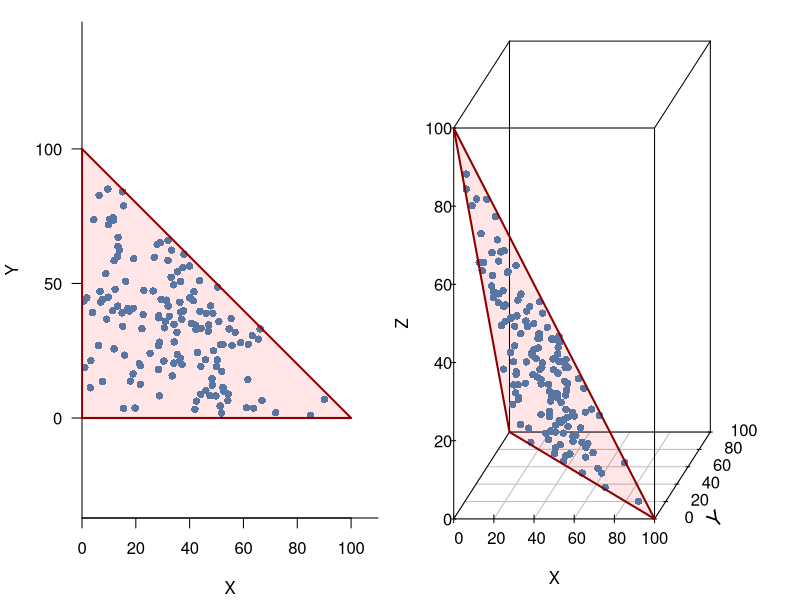

Write the R code that produced this figure.
## ---- chunk 1
coda_ex <- matrix(
  data = c(0.100, 0.200, 0.100, 0.600, 0.250, 0.500, 0.250,
           0.200, 0.100, 0.100, 0.600, 0.500, 0.250, 0.250,
           0.300, 0.300, 0.200, 0.200, 0.375, 0.375, 0.250) * 100,
  nrow = 3, byrow = TRUE
)

coda_ex |> 
  as.data.frame() |> 
  knitr::kable(
    row.names = FALSE,
    col.names = c("A", "B", "C", "D", "A", "B", "C"),
    caption = "Pourcentages de céramiques appartenant à chaque catéogrie observés par deux archéologues.",
    booktabs = TRUE
  ) |> 
  kableExtra::add_header_above(c("Howard" = 4, "Arthur" = 3))
## ---- chunk 2
# Générer des compositions aléatoires
n <- 150
coda <- matrix(data = sample(1:99, size = 3 * n, replace = TRUE),
               nrow = n, ncol = 3, dimnames = list(NULL, c("X", "Y", "Z")))
compo2 <- as.data.frame(coda[, -3] * 100 / rowSums(coda))
compo3 <- as.data.frame(coda * 100 / rowSums(coda))

# Projeter les compositions
par(mfrow = c(1, 2), mar = c(4, 4, 1, 1) + 0.1, las = 1, cex = 1)
# Nuage de points R2
plot(
  x = compo2,
  col = "steelblue", pch = 16, type = "p",
  xlim = c(0,110), ylim = c(0,110),
  xlab = "X", ylab = "Y",
  bty = "l", xaxs = "i", yaxs = "i", asp = 1
)
polygon(
  x = c(0, 0, 100), y = c(0, 100, 0),
  border = "darkred", col = rgb(1, 0, 0, 0.1),
  lty = 1, lwd = 2
)
# Nuage de points R3
s3d <- scatterplot3d::scatterplot3d(
  x = compo3,
  color = "steelblue", pch = 16, type = "p",
  xlim = c(0,100), ylim = c(0,100), zlim = c(0,100),
  scale.y = 0.5, angle = 40, cex.axis = 1, cex.lab = 1,
  xlab = "X", ylab = "", zlab = "Z",
  mar = c(3, 2, 1, 2) + 0.1
)
text(x = 6.5, y = 0, labels = "Y", srt = 40, cex = 1.2)
polygon(
  x = s3d$xyz.convert(c(0, 100, 0), c(100, 0, 0), c(0, 0, 100)),
  border = "darkred", col = rgb(1, 0, 0, 0.1),
  lty = 1, lwd = 2
)

# Diagramme ternaire
# source("R/ternary.R")
# ternary(compo3, pch = 1, col = "steelblue",
#         col.triangle = "darkred", lwd.triangle = 2, cex.lab = 1)
